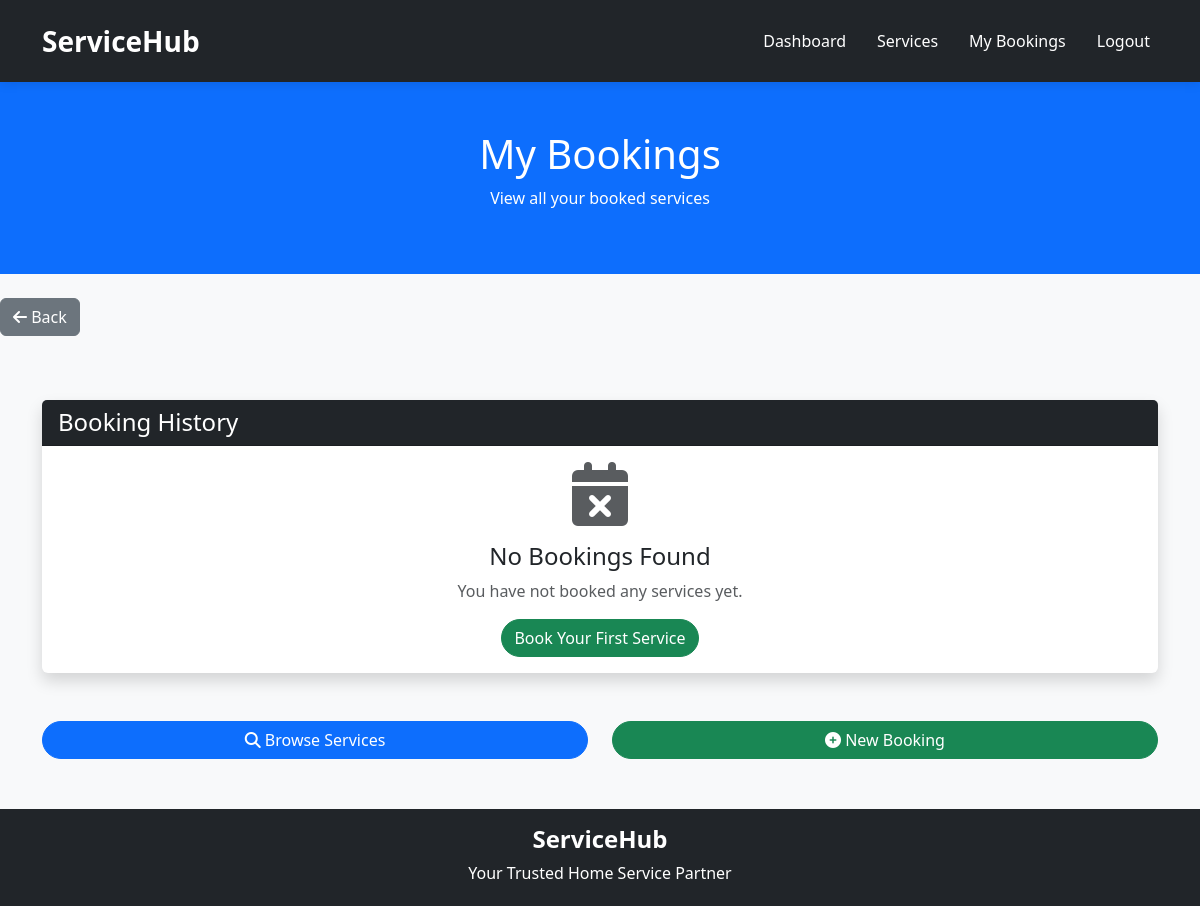
Page /my-bookings (signed in) on the earlier database version.
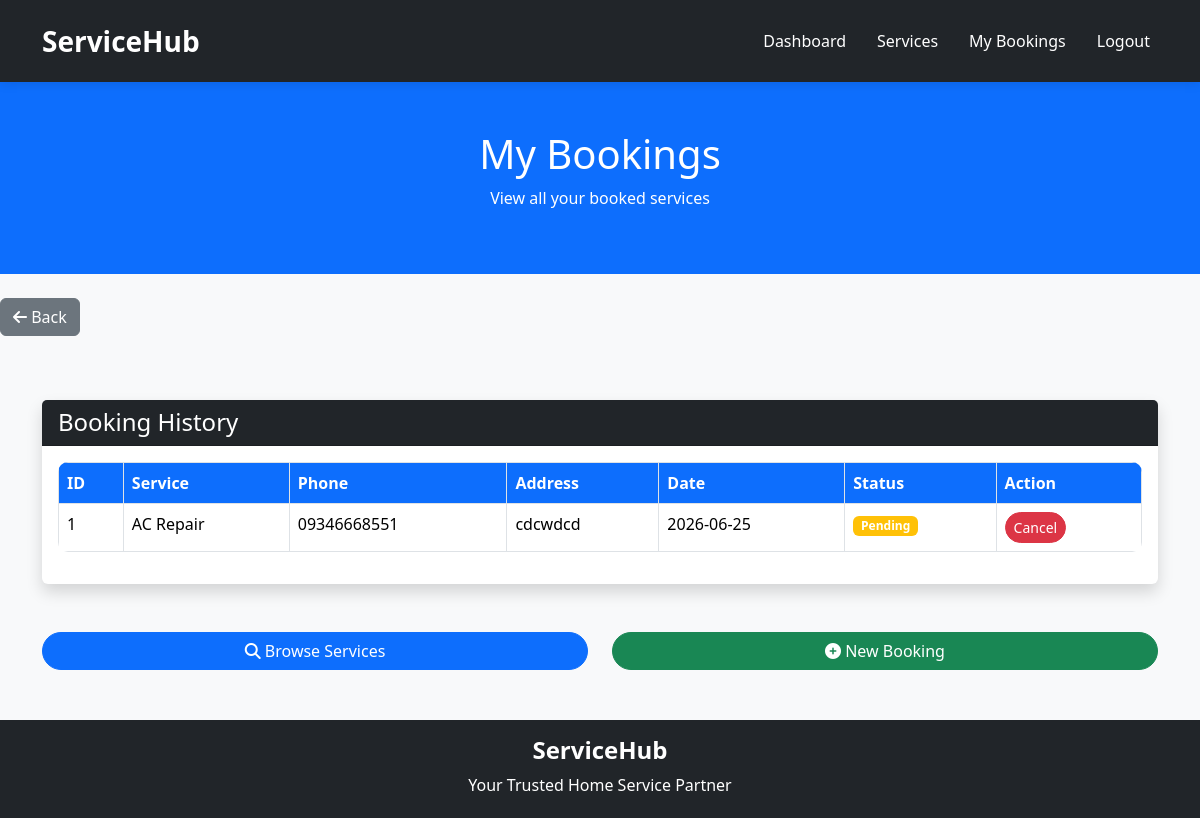
Same page on the later database version.
### tables this page shows
CREATE TABLE bookings(
    id INTEGER PRIMARY KEY AUTOINCREMENT,

    user_id INTEGER,

    worker_id INTEGER,

    service_name TEXT,

    category TEXT,

    phone TEXT,

    address TEXT,

    booking_date TEXT,

    status TEXT DEFAULT 'Pending',

    FOREIGN KEY(user_id) REFERENCES users(id),

    FOREIGN KEY(worker_id) REFERENCES users(id)
);

### app.py (the view)
@app.route("/my-bookings")
def my_bookings():
    if "user_id" not in session:
        return redirect(url_for("login"))
    conn = get_db_connection()
    bookings = conn.execute("""
    SELECT * FROM bookings
    WHERE user_id=?
    """, (session["user_id"],)).fetchall()
    conn.close()
    return render_template(
        "customer/bookings.html",
        bookings=bookings
    )

### app.py (called while the page is built)
def get_db_connection():
    conn = sqlite3.connect(DATABASE)
    conn.row_factory = sqlite3.Row
    return conn

### templates/customer/bookings.html (shortened to what the changed rows need)
<!DOCTYPE html>
<html lang="en">
<head>
    <link href="https://cdn.jsdelivr.net/npm/bootstrap@5.3.3/dist/css/bootstrap.min.css"
          rel="stylesheet">
    <link rel="stylesheet"
          href="{{ url_for('static', filename='css/style.css') }}">
    <link rel="stylesheet"
          href="https://cdnjs.cloudflare.com/ajax/libs/font-awesome/6.5.1/css/all.min.css">
</head>
<body>
<section class="bg-primary text-white py-5">
    <div class="container text-center">
        <h1>My Bookings</h1>
    </div>
</section>
<div class="container my-5">
    <div class="card shadow border-0">
        <div class="card-body">
            {% if bookings %}
            <div class="table-responsive">
                <table class="table table-bordered table-hover">
                    <thead>
                        <tr>
                            <th>ID</th>
                            <th>Service</th>
                            <th>Phone</th>
                            <th>Address</th>
                            <th>Date</th>
                            <th>Status</th>
                            <th>Action</th>
                        </tr>
                    </thead>
                    <tbody>
                        {% for booking in bookings %}
<tr>
    <td>{{ booking.id }}</td>
    <td>{{ booking.service_name }}</td>
    <td>{{ booking.phone }}</td>
    <td>{{ booking.address }}</td>
    <td>{{ booking.booking_date }}</td>
    <td>
        {% if booking.status == 'Pending' %}
            <span class="badge bg-warning">Pending</span>
        {% elif booking.status == 'Accepted' %}
            <span class="badge bg-primary">Accepted</span>
        {% elif booking.status == 'Completed' %}
            <span class="badge bg-success">Completed</span>
        {% else %}
            <span class="badge bg-danger">Cancelled</span>
        {% endif %}
    </td>
    <td>
        {% if booking.status != 'Completed' and booking.status != 'Cancelled' %}
        <a href="{{ url_for('user_cancel_booking', id=booking.id) }}"
   class="btn btn-danger btn-sm"
   onclick="return confirm('Are you sure you want to cancel this booking?')">
    Cancel
</a>
        {% endif %}
    </td>
</tr>
{% endfor %}
                    </tbody>
                </table>
            </div>
            {% else %}
            <div class="text-center">
                <i class="fas fa-calendar-times fa-4x text-muted mb-3"></i>
                <h4>No Bookings Found</h4>
                <p class="text-muted">
                    You have not booked any services yet.
                </p>
                <a href="/book-service"
                   class="btn btn-success">
                    Book Your First Service
                </a>
            </div>
            {% endif %}
        </div>
    </div>
</div>
</body>
</html>

Differences in the rows shown:
now on this page (row edited): bookings: id "1", service_name "AC Repair", phone "09346668551", address "cdcwdcd", booking_date "2026-06-25", status "Pending"
Other differences:
text no longer shown: "No Bookings Found You have not booked any services yet. Book Your First Service"
text now shown: "ID Service Phone Address Date Status Action"
